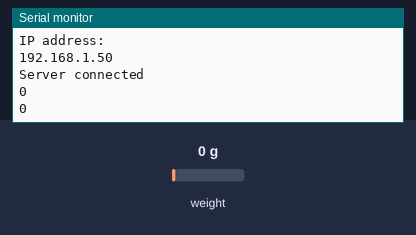
The sketch below on a simulated ESP32. Shown: the last lines printed to the serial monitor. The test bench sets the inputs (shaded band); at power-on: weight on the scale 0 g. WiFi joins after 1.5 s; servers stay silent unless stated.

Above: at 3.9 s.
4.0 s: weight on the scale set to 1250 g
At 4.5 s:
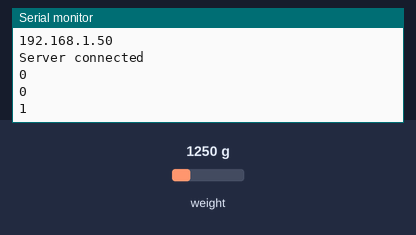
5.5 s: weight on the scale set to 2500 g
At 6.3 s:
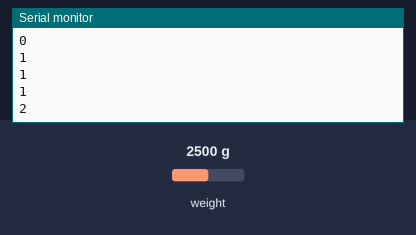
Timing chart, 0 to 8.5 s (numbered marks = the images above; inputs shaded):
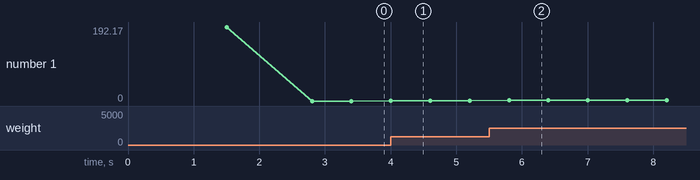

The sketch:

Load_sensor_data_collection.ino
```cpp
// Libraries
#include "HX711.h"
#include <WiFi.h>

/** WiFi constants **/
// Router definitions
const char * networkName = "GALAN";//"IRLab";
const char * networkPswd = "7133921140";//"robots4ever";

// Host
const char * host = "192.168.0.114";
const int port = 3300;

/** Sensor definitions **/
#define calibration_factor -7050.0

#define DOUT 17
#define CLK 16

// Variable definition
WiFiClient client;
HX711 scale;
long data;

void setup() {
  Serial.begin(115200);
  // Connect to router
  connectToWiFi(networkName, networkPswd);

  // Connect to server
  connectToServer(host, port);

  //setup load sensor
  scale.begin(DOUT, CLK);
  scale.set_scale(calibration_factor);
  scale.tare();

}

void loop() {
  sensorData();
  client.write(data);

  delay(500);

}

void sensorData() {
  data = scale.get_units();
  Serial.println(data);
}

void connectToWiFi(const char * ssid, const char * pwd) {
  int ledState = 0;

  printLine();
  Serial.println("Connecting to WiFi network: " + String(ssid));
  WiFi.begin(ssid, pwd);

  while (WiFi.status() != WL_CONNECTED) {
    Serial.print(".");
    //digitalWrite(LED_PIN, ledState);
    //ledState = (ledState + 1) % 2;
    delay(500);
  }

  Serial.println();
  Serial.println("connected to WiFi");
  Serial.println("IP address: ");
  Serial.println(WiFi.localIP());
}

void connectToServer(const char * IP, const int Port) {
  if (client.connect(IP, Port)) {
    Serial.println("Server connected");
    client.flush();
  }
}

void printLine() {
  Serial.println();
  for (int i = 0; i<30; i++)
    Serial.print("-");
  Serial.println();
}
```

Measured:
- after the input at 4.0 s, the serial monitor: prints a new line at once (image 1)
- after the input at 5.5 s, the serial monitor: prints a new line after 0.30 s (image 2)
- plotted number 1: 0 → 1 after the input at 4.0 s, 1 → 2 after the input at 5.5 s
